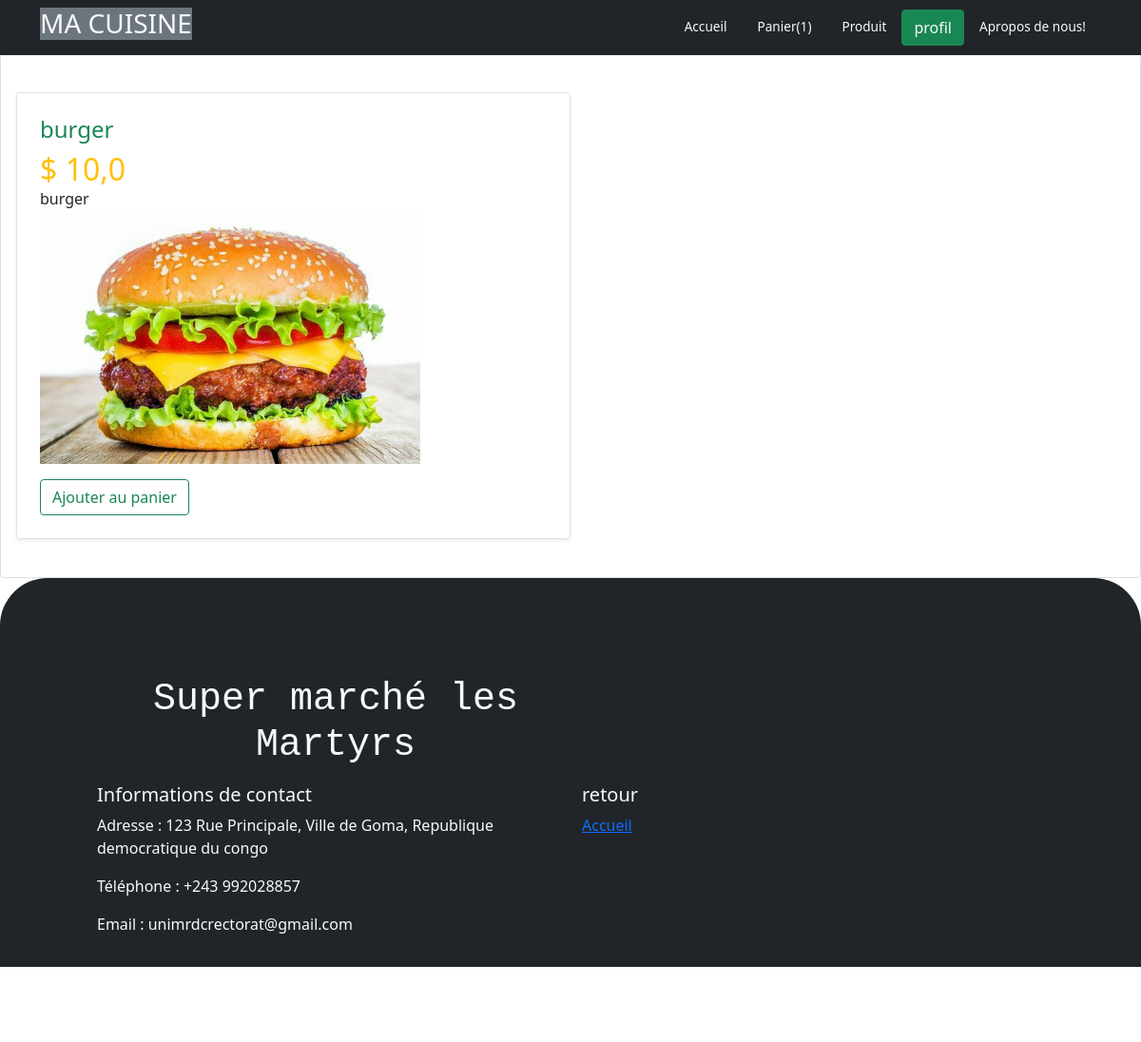
The page /Product/burger (signed in) on the database its author committed.
### store/models.py (models this page shows, shortened)
class CustomUser(AbstractUser):
    is_livreur = models.BooleanField(default=False)  # Pour identifier si l'utilisateur est un livreur

class Cart(models.Model):
    user=models.OneToOneField(settings.AUTH_USER_MODEL, on_delete=models.CASCADE)
    orders = models.ManyToManyField(Order)

class Product(models.Model):
    name = models.CharField(max_length=128)
    slug = models.SlugField(max_length=128)
    price = models.FloatField(default=0.0)
    stock = models.IntegerField(default=0)
    description = models.TextField(blank=True)
    photos = models.ImageField(upload_to="produits", blank=True , null=True)
    category = models.ManyToManyField(Category)

### store/views.py (the view)
# urls.py: path('Product/<str:slug>', product_detail, name="Product"),
def product_detail(request,slug):
    product=get_object_or_404(Product, slug=slug)
    return render(request, 'store/detail.html', context={"product": product})

### store/templates/store/detail.html (shortened to what this page needs)
{% extends 'base.html' %}
{% block content %}
<div class="col-md-6">
    <div class="row g-0 border rounded-1 overflow-hidden flex-md-row mb-4 shadow-sm h-md-250 position-relative ">
      <div class="col p-4 d-flex flex-column position-static">
        <h4 class="d-inline-block mb-2 text-success">{{ product.name }}</h4>
        <h2 class="mb-0 text-warning">$ {{ product.price }}</h2>
        <p class="mb-auto">{{ product.description }}</p>
        <img src="{{ product.photos.url }}"  alt="{{ product.name }}" style="max-width:400px;">
        {% if user.is_authenticated %}
        <form class="add-to-cart-form" data-product-id="{{ product.id }}">
          <button type="submit" class="btn btn-outline-success">Ajouter au panier</button>
        </form>
        {% endif %}
      </div>
    </div>
  </div>
</div>
{% endblock content %}

### templates/base.html (shortened to what this page needs)
{% load static %}
<!DOCTYPE html>
<html>
    <head>
        <link rel="stylesheet" href="{% static 'bootstrap/css/bootstrap.min.css' %}" >
        <link rel="stylesheet" href="{% static 'bootstrap/css/headers.CSS' %}" >
    </head>
    <body>
        <header>
            <div class="px-3 py-2 bg-dark text-white fixed-top">
            <div class="container">
                <div class="d-flex flex-wrap align-items-center justify-content-center justify-content-lg-start">
                <a href="/" class="d-flex align-items-center my-2 my-lg-0 me-lg-auto text-white text-decoration-none">
                    <h3 class="text-break text-light bg-secondary">MA CUISINE</h3>
                </a>
                <ul class="nav col-12 col-lg-auto my-2 my-md-0 text-small">
                    <li>
                    <a href="{% url 'index' %}" class="nav-link text-light">
                        Accueil
                    </a>
                    </li>
                    <li>
                        {% if user.cart %}
                            <a href="{% url 'cart' %}" class="nav-link text-light">
                                Panier({{user.cart.orders.count}})
                            </a>
                        {% endif %}
                    </li>
                    <li>
                        <a href="#produit" class="nav-link text-light">
                            Produit
                        </a>
                    </li>
                    {% if  user.is_authenticated %}
                        <li>
                             <button type="button" class="btn btn-success text-light" data-bs-toggle="popover" data-bs-html="true" title="Information sur compte"
                                data-bs-content='<p> Nom : {{ user.username }} </p> <p> Postnom : {{ user.last_name }} </p> <p> Email : {{ user.email }} </p>
                                {% if user.is_authenticated and not user.is_livreur %}
                                    <a href="{% url 'client_update' %}">Modifier Informations</a><br>
                                    <a href="{% url 'change_password' %}">Changer le mot de passe</a><br>
                                {% endif %}
                                {% if user.is_authenticated %}
                                    <a class="page-link bg-danger text-dark" href="{% url 'logout' %}">Déconnexion</a>
                                {% endif %}'> profil
                            </button>
                        </li>
                    {% endif %}
                    <li>
                        <a href="#contact " class="nav-link text-light">
                            Apropos de nous!
                        </a>
                    </li>
                </ul>
                </div>
            </div>
            </div>
        </header>
        <div class="contanier">
            <div class="row">
                <div class="col">
                    <div class="card">
                        <div class="card-body">
                        </div>
                        <div class="card-body">
                            {% block content %}
                            {% endblock content %}
                        </div>
                    </div>
                </div>
            </div>
        <footer class="bg-dark text-light py-5" style="border-radius: 50px;">
            <div class="container">
                <div class="row m-5 ">
                    <div class="col-md-6 m-lg-2 text-center font-monospace ">
                        <h1>Super marché les Martyrs</h1>
                    </div>
                    <div class="col-md-6" id="contact">
                        <h5>Informations de contact</h5>
                        <p>Adresse : 123 Rue Principale, Ville de Goma, Republique democratique du congo</p>
                        <p>Téléphone : +243 992028857</p>
                        <p>Email : unimrdcrectorat@gmail.com</p>
                    </div>
                    <div class="col-md-6">
                        <h5>retour</h5>
                        <ul class="list-unstyled">
                            <li><a href="{% url 'index' %}">Accueil</a></li>
                        </ul>
                    </div>
                </div>
            </div>
        </footer>
    </body>
</html>

### rows shown on the page
CustomUser: cart.orders.count "1"
Product: name "burger", price "10,0", description "burger", photos (picture)
